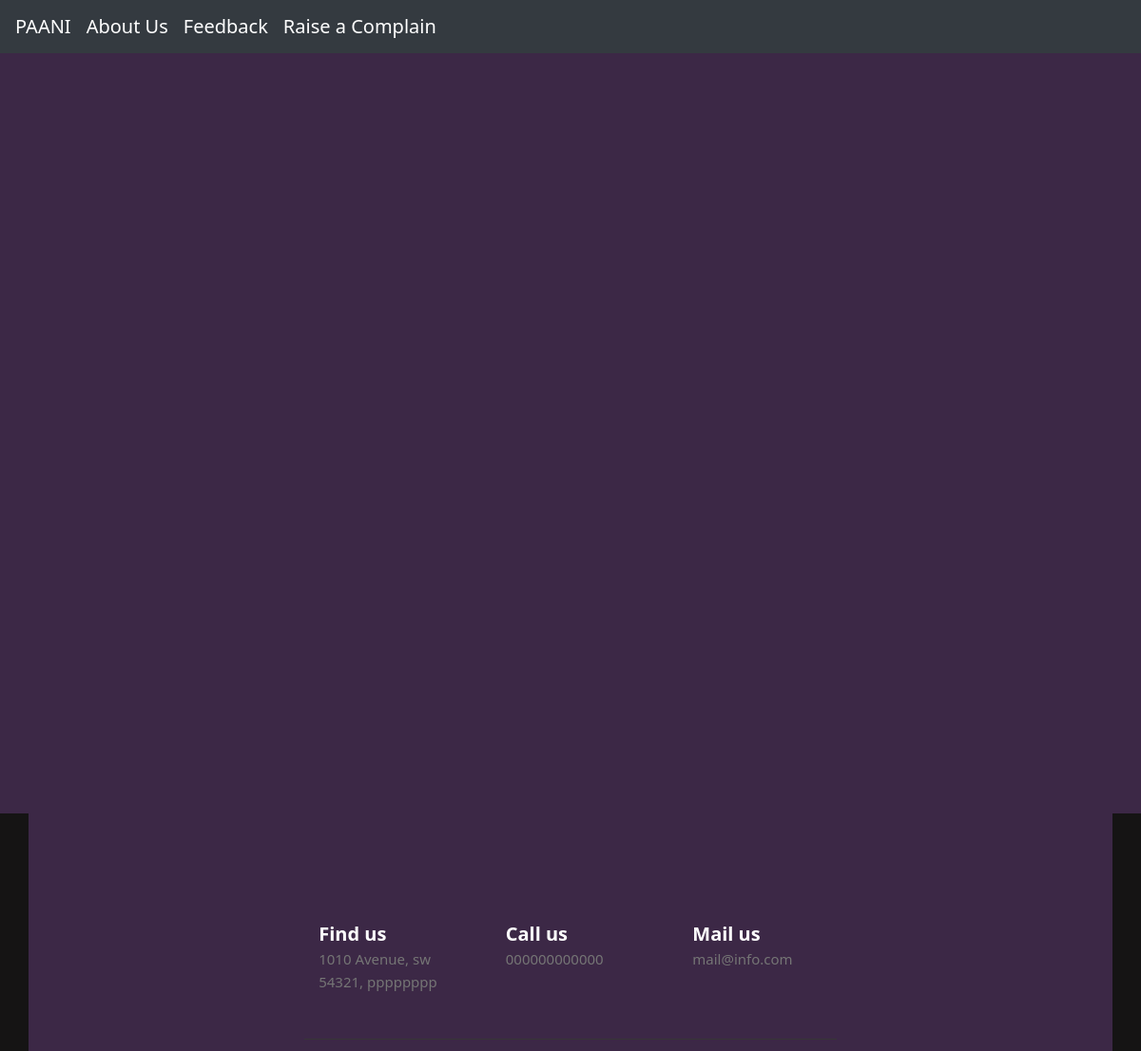
The page /plan (upper part) on the database as committed earlier.
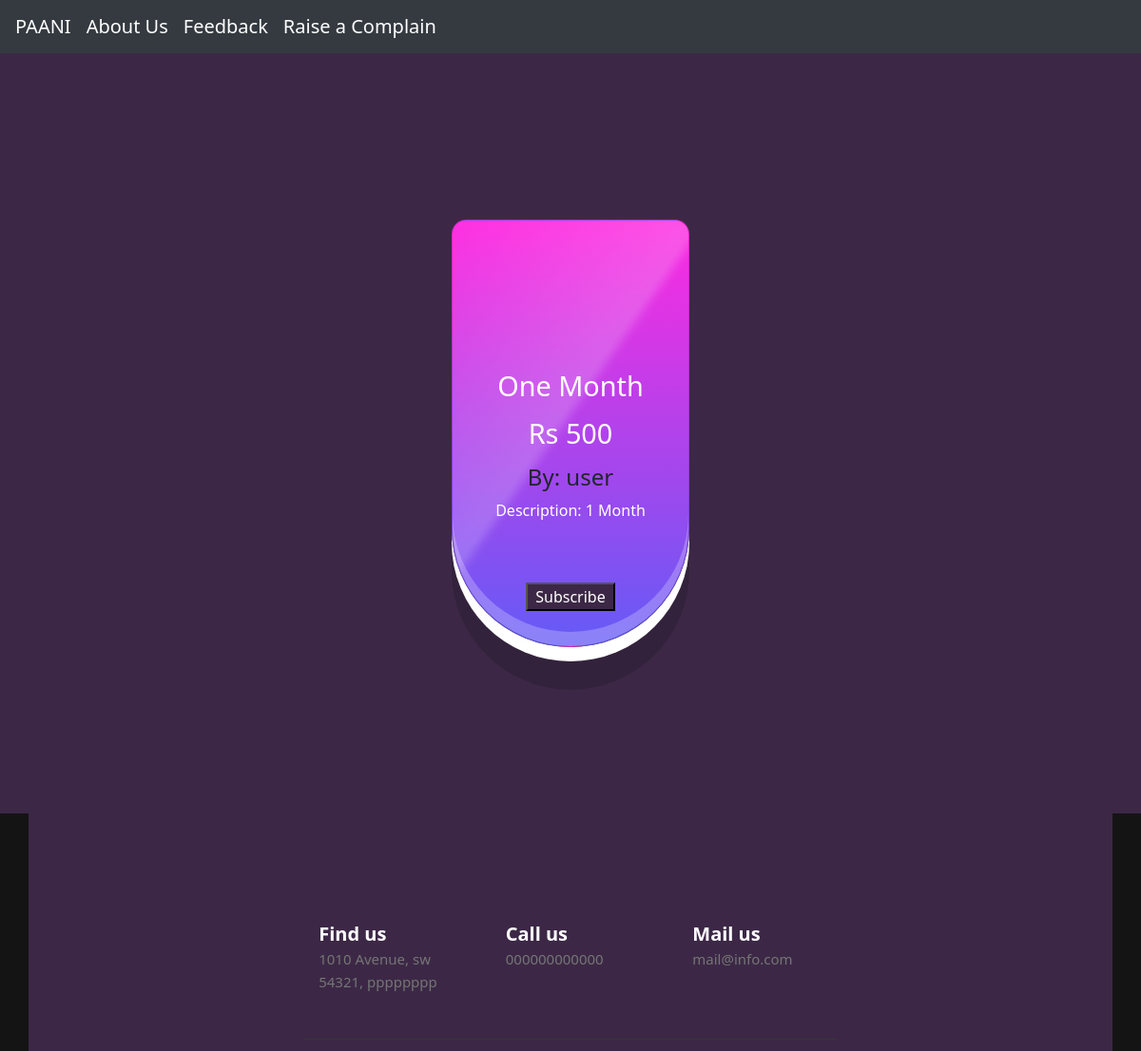
The same page on the database as committed later.
### user/models.py (models this page shows, shortened)
class Plan(models.Model):
    planowner=models.CharField(max_length=50)
    title=models.CharField(max_length=150)
    dsc=models.TextField()
    price=models.IntegerField()

### user/views.py (the view)
# urls.py: path('plan', views.user_plan,name='plan'),
def user_plan(request):
    plan=Plan.objects.all()
    context={'plans':plan}
    return render(request,'plan.html',context)

### templates/plan.html (shortened to what this page needs)
{% include 'base.html' %} {% block title %} {% load static %}
{% endblock title %} {% block style%}
<html>
  <head>
    <link rel="stylesheet" href={% static 'plan.css' %}>
  </head>
  <body>
    {% endblock style%} {% block body %}
    <div>
      <div class="test">
        <div class="container" style="width: 100% background-color:black;">
          {%for plan in plans%}
          <div class="card">
            <div class="content">
              <h2>{{plan.title}}</h2>
              <h2>Rs {{plan.price}}</h2>
              <h4>By: {{plan.planowner}}</h4>
              <p>Description: {{plan.dsc}}</p>
              <br /><br />
              <a href="subscribe/{{plan.id}}">
                <button
                  type="button"
                  style="
                    width: 50%;
                    height: 150%;
                    background-color: #3c2846;
                    color: white;
                  "
                >
                  Subscribe
                </button>
              </a>
            </div>
          </div>
          {% endfor %}
        </div>
      </div>
    </div>
    {% endblock body %}
  </body>
</html>
{% include 'footer.html' %}

### templates/base.html (shortened to what this page needs)
<!doctype html>
<html lang="en">
  <head>
    <link rel="stylesheet" href="https://maxcdn.bootstrapcdn.com/bootstrap/4.0.0/css/bootstrap.min.css">
    <link href="//maxcdn.bootstrapcdn.com/bootstrap/4.0.0/css/bootstrap.min.css" rel="stylesheet" id="bootstrap-css">
  </head>
  <body>
  <nav class="navbar navbar-expand-lg navbar-dark bg-dark">
  <a class="navbar-brand" href="/">PAANI</a>
  <a  href="aboutUs" class="navbar-brand" >About Us</a>
  <a  href="review" class="navbar-brand" >Feedback</a>
  <a  style="text-align:right" href="feedback" class="navbar-brand" >Raise a Complain</a>
</nav>
</html>

### templates/footer.html (shortened to what this page needs)
<!DOCTYPE html>
{% load static %}
<html>
<head>
    <link rel="stylesheet" href={% static 'footer.css' %}>
</head>
<body>
    <footer class="footer-section" >
        <div class="container">
            <div class="footer-cta pt-5 pb-5">
                <div class="row">
                    <div class="col-xl-4 col-md-4 mb-30">
                        <div class="single-cta">
                            <div class="cta-text">
                                <h4>Find us</h4>
                                <span>1010 Avenue, sw 54321, pppppppp</span>
                            </div>
                        </div>
                    </div>
                    <div class="col-xl-4 col-md-4 mb-30">
                        <div class="single-cta">
                            <div class="cta-text">
                                <h4>Call us</h4>
                                <span>000000000000</span>
                            </div>
                        </div>
                    </div>
                    <div class="col-xl-4 col-md-4 mb-30">
                        <div class="single-cta">
                            <div class="cta-text">
                                <h4>Mail us</h4>
                                <span>mail@info.com</span>
                            </div>
                        </div>
                    </div>
                </div>
            </div>
        </div>
    </footer>
</body>
</html>

### static/plan.css (style rules this page uses)
* { box-sizing: border-box; font-family:'Segoe UI', Tahoma, Geneva, Verdana, sans-serif; }
.container { display: flex; justify-content: center; align-items: center; flex-wrap: wrap; width:100%; min-height: 100vh; background: #3c2846; }
.card { display: flex; justify-content: center; align-items: flex-start; position: relative; width: 250px; height: 450px; margin: 30px; border-radius: 20px; border-bottom-left-radius: 160px; border-bottom-right-radius: 160px; box-shadow: 0 15px 0 #fff, inset 0 -15px 0 rgba(255, 255, 255, 0.24), 0 45px 0 rgba(0, 0, 0, 0.15); overflow: hidden; }
.card::before { content: ""; position: absolute; top: -140px; left: -40%; padding: 0; width: 100%; height: 120%; background: linear-gradient(90deg, transparent, rgba(255, 255, 255, 0.2)); transform: rotate(35deg); pointer-events: none; filter: blur(5px); }
.card:nth-child(1) { background: linear-gradient(to bottom, #ff2ae0, #645bf6); }
.card .content { position: absolute; width: 100%; padding: 30px; padding-top: 150px; text-align: center; }
.card .content h2 { font-size: 1.8em; color: #fff; margin-bottom: 15px; }
.card .content p { color: #fff; line-height: 1.5em; }
.test { background-color: #3c2846; }

### static/footer.css (style rules this page uses)
.footer-section { background: #151414; position: relative; }
.footer-cta { border-bottom: 1px solid #373636; }
.cta-text { padding-left: 15px; display: inline-block; }
.cta-text h4 { color: #fff; font-size: 20px; font-weight: 600; margin-bottom: 2px; }
.cta-text span { color: #757575; font-size: 15px; }

Rows that differ between the two databases and show on the page:
added Plan: title "One Month", price "500", planowner "user", dsc "1 Month"
